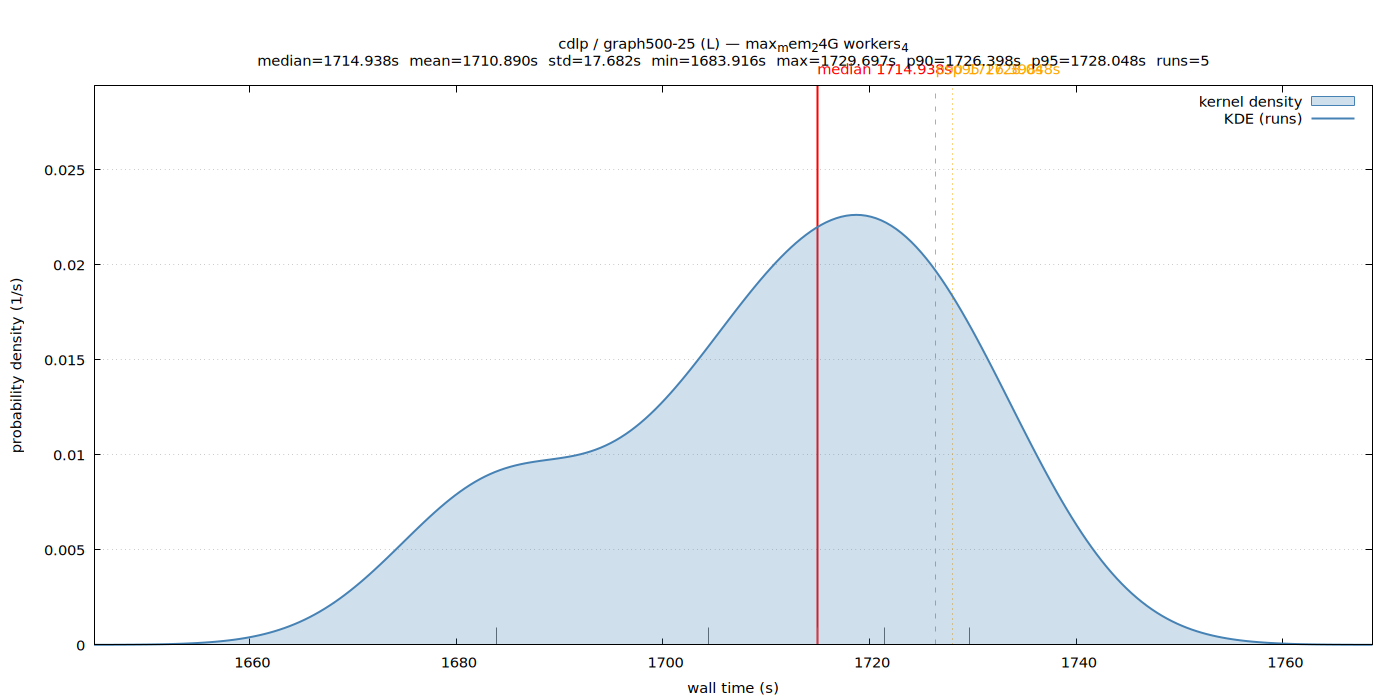

The script that saved this image:
set terminal pngcairo size 1400,700 enhanced font 'Sans,11'
set output '/home/ubuntu/nvm/results/cdlp/L/graph500-25/max_mem_24G_workers_4/wall_time.png'
set title "cdlp / graph500-25 (L) — max_mem_24G workers_4\nmedian=1714.938s  mean=1710.890s  std=17.682s  min=1683.916s  max=1729.697s  p90=1726.398s  p95=1728.048s  runs=5"
set xlabel 'wall time (s)'
set ylabel 'probability density (1/s)'
set tmargin 5
set yrange [0:0.0294108]
set xrange [1644.932245:1768.681089]
set grid y
set key top right
set arrow from 1714.938128,0 to 1714.938128,0.0294108 nohead lc rgb 'red' lw 2
set label 'median 1714.938s' at 1714.938128,0.0294108 offset char 0,1 tc rgb 'red'
set arrow from 1726.398101,0 to 1726.398101,0.0294108 nohead lc rgb 'orange' lw 1 dt 2
set label 'p90 1726.398s' at 1726.398101,0.0294108 offset char 0,1 tc rgb 'orange'
set arrow from 1728.047636,0 to 1728.047636,0.0294108 nohead lc rgb 'orange' lw 1 dt 3
set label 'p95 1728.048s' at 1728.047636,0.0294108 offset char 0,1 tc rgb 'orange'
set arrow from 1729.697171,0 to 1729.697171,0.000904949 nohead lc rgb '#666666' lw 1
set arrow from 1704.450688,0 to 1704.450688,0.000904949 nohead lc rgb '#666666' lw 1
set arrow from 1714.938128,0 to 1714.938128,0.000904949 nohead lc rgb '#666666' lw 1
set arrow from 1721.449494,0 to 1721.449494,0.000904949 nohead lc rgb '#666666' lw 1
set arrow from 1683.916162,0 to 1683.916162,0.000904949 nohead lc rgb '#666666' lw 1
plot '/home/ubuntu/nvm/results/cdlp/L/graph500-25/max_mem_24G_workers_4/wall_time.dat' using 1:2 with filledcurves y=0 lc rgb '#4682b4' fs transparent solid 0.25 title 'kernel density', \
     '/home/ubuntu/nvm/results/cdlp/L/graph500-25/max_mem_24G_workers_4/wall_time.dat' using 1:2 with lines lw 2 lc rgb '#4682b4' title 'KDE (runs)'
